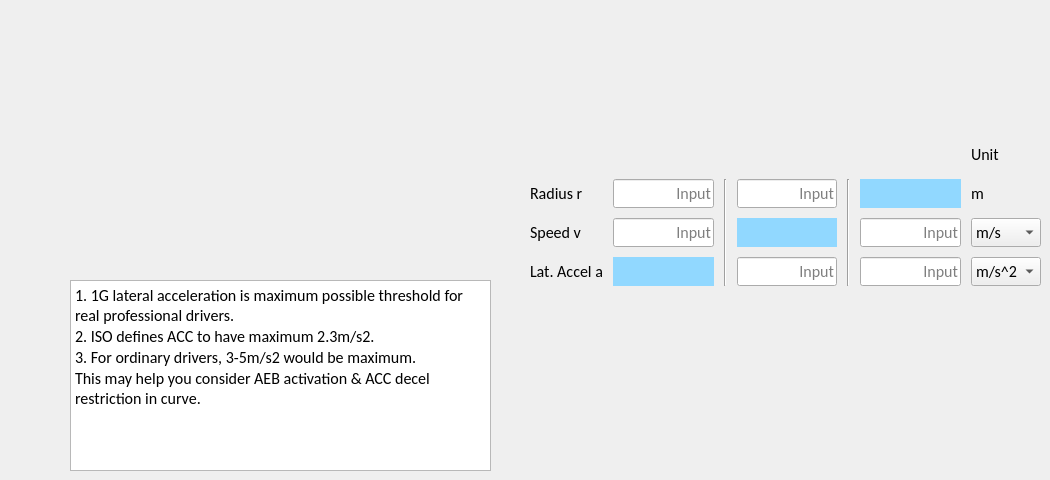
      <widget class="QWidget" name="tab_2">
       <attribute name="title">
        <string>Centrif. Acc</string>
       </attribute>
       <widget class="QLabel" name="label_2">
        <property name="geometry">
         <rect>
          <x>70</x>
          <y>30</y>
          <width>421</width>
          <height>241</height>
         </rect>
        </property>
        <property name="font">
         <font>
          <family>Calibri</family>
          <pointsize>12</pointsize>
          <bold>false</bold>
         </font>
        </property>
        <property name="text">
         <string/>
        </property>
        <property name="pixmap">
         <pixmap>image/Centrifugal acceleration.png</pixmap>
        </property>
        <property name="scaledContents">
         <bool>true</bool>
        </property>
       </widget>
       <widget class="QPlainTextEdit" name="plainTextEdit">
        <property name="geometry">
         <rect>
          <x>70</x>
          <y>280</y>
          <width>421</width>
          <height>191</height>
         </rect>
        </property>
        <property name="font">
         <font>
          <family>Calibri</family>
          <pointsize>12</pointsize>
          <bold>false</bold>
         </font>
        </property>
        <property name="plainText">
         <string>1. 1G lateral acceleration is maximum possible threshold for real professional drivers.
2. ISO defines ACC to have maximum 2.3m/s2.
3. For ordinary drivers, 3-5m/s2 would be maximum.
This may help you consider AEB activation &amp; ACC decel restriction in curve.</string>
        </property>
       </widget>
       <widget class="QWidget" name="gridLayoutWidget_14">
        <property name="geometry">
         <rect>
          <x>530</x>
          <y>140</y>
          <width>511</width>
          <height>156</height>
         </rect>
        </property>
        <layout class="QGridLayout" name="gridLayout_14" rowminimumheight="1,1,1,1">
         <property name="bottomMargin">
          <number>10</number>
         </property>
         <property name="spacing">
          <number>10</number>
         </property>
         <item row="3" column="5">
          <widget class="QLineEdit" name="input_cent_a_3">
           <property name="font">
            <font>
             <family>Calibri</family>
             <pointsize>12</pointsize>
             <bold>false</bold>
            </font>
           </property>
           <property name="alignment">
            <set>Qt::AlignRight|Qt::AlignTrailing|Qt::AlignVCenter</set>
           </property>
           <property name="dragEnabled">
            <bool>true</bool>
           </property>
           <property name="placeholderText">
            <string>Input</string>
           </property>
          </widget>
         </item>
         <item row="1" column="3">
          <widget class="QLineEdit" name="input_cent_r_2">
           <property name="font">
            <font>
             <family>Calibri</family>
             <pointsize>12</pointsize>
             <bold>false</bold>
            </font>
           </property>
           <property name="alignment">
            <set>Qt::AlignRight|Qt::AlignTrailing|Qt::AlignVCenter</set>
           </property>
           <property name="dragEnabled">
            <bool>true</bool>
           </property>
           <property name="placeholderText">
            <string>Input</string>
           </property>
          </widget>
         </item>
         <item row="1" column="4" rowspan="3">
          <widget class="Line" name="line_9">
           <property name="font">
            <font>
             <family>Calibri</family>
             <pointsize>12</pointsize>
             <bold>false</bold>
            </font>
           </property>
           <property name="orientation">
            <enum>Qt::Vertical</enum>
           </property>
          </widget>
         </item>
         <item row="2" column="3">
          <widget class="QLabel" name="output_cent_v_2">
           <property name="font">
            <font>
             <family>Calibri</family>
             <pointsize>12</pointsize>
             <bold>false</bold>
            </font>
           </property>
           <property name="styleSheet">
            <string notr="true">QLabel{background-color: rgb(145, 216, 255)}</string>
           </property>
           <property name="text">
            <string/>
           </property>
           <property name="alignment">
            <set>Qt::AlignRight|Qt::AlignTrailing|Qt::AlignVCenter</set>
           </property>
          </widget>
         </item>
         <item row="3" column="3">
          <widget class="QLineEdit" name="input_cent_a_2">
           <property name="font">
            <font>
             <family>Calibri</family>
             <pointsize>12</pointsize>
             <bold>false</bold>
            </font>
           </property>
           <property name="alignment">
            <set>Qt::AlignRight|Qt::AlignTrailing|Qt::AlignVCenter</set>
           </property>
           <property name="dragEnabled">
            <bool>true</bool>
           </property>
           <property name="placeholderText">
            <string>Input</string>
           </property>
          </widget>
         </item>
         <item row="2" column="1">
          <widget class="QLineEdit" name="input_cent_v_1">
           <property name="font">
            <font>
             <family>Calibri</family>
             <pointsize>12</pointsize>
             <bold>false</bold>
            </font>
           </property>
           <property name="alignment">
            <set>Qt::AlignRight|Qt::AlignTrailing|Qt::AlignVCenter</set>
           </property>
           <property name="dragEnabled">
            <bool>true</bool>
           </property>
           <property name="placeholderText">
            <string>Input</string>
           </property>
          </widget>
         </item>
         <item row="1" column="2" rowspan="3">
          <widget class="Line" name="line_8">
           <property name="font">
            <font>
             <family>Calibri</family>
             <pointsize>12</pointsize>
             <bold>false</bold>
            </font>
           </property>
           <property name="orientation">
            <enum>Qt::Vertical</enum>
           </property>
          </widget>
         </item>
         <item row="3" column="1">
          <widget class="QLabel" name="output_cent_a_1">
           <property name="font">
            <font>
             <family>Calibri</family>
             <pointsize>12</pointsize>
             <bold>false</bold>
            </font>
           </property>
           <property name="styleSheet">
            <string notr="true">QLabel{background-color: rgb(145, 216, 255)}</string>
           </property>
           <property name="text">
            <string/>
           </property>
           <property name="alignment">
            <set>Qt::AlignRight|Qt::AlignTrailing|Qt::AlignVCenter</set>
           </property>
          </widget>
         </item>
         <item row="2" column="0">
          <widget class="QLabel" name="label_4">
           <property name="font">
            <font>
             <family>Calibri</family>
             <pointsize>12</pointsize>
             <bold>false</bold>
            </font>
           </property>
           <property name="text">
            <string>Speed v</string>
           </property>
          </widget>
         </item>
         <item row="2" column="6">
          <widget class="QComboBox" name="comboBox_cent_v">
           <property name="font">
            <font>
             <family>Calibri</family>
             <pointsize>12</pointsize>
             <bold>false</bold>
            </font>
           </property>
           <item>
            <property name="text">
             <string>m/s</string>
            </property>
           </item>
           <item>
            <property name="text">
             <string>kph</string>
            </property>
           </item>
          </widget>
         </item>
         <item row="3" column="0">
          <widget class="QLabel" name="label_8">
           <property name="font">
            <font>
             <family>Calibri</family>
             <pointsize>12</pointsize>
             <bold>false</bold>
            </font>
           </property>
           <property name="text">
            <string>Lat. Accel a</string>
           </property>
          </widget>
         </item>
         <item row="3" column="6">
          <widget class="QComboBox" name="comboBox_cent_a">
           <property name="font">
            <font>
             <family>Calibri</family>
             <pointsize>12</pointsize>
             <bold>false</bold>
            </font>
           </property>
           <item>
            <property name="text">
             <string>m/s^2</string>
            </property>
           </item>
           <item>
            <property name="text">
             <string>G</string>
            </property>
           </item>
          </widget>
         </item>
         <item row="1" column="5">
          <widget class="QLabel" name="output_cent_r_3">
           <property name="font">
            <font>
             <family>Calibri</family>
             <pointsize>12</pointsize>
             <bold>false</bold>
            </font>
           </property>
           <property name="styleSheet">
            <string notr="true">QLabel{background-color: rgb(145, 216, 255)}</string>
           </property>
           <property name="text">
            <string/>
           </property>
           <property name="alignment">
            <set>Qt::AlignRight|Qt::AlignTrailing|Qt::AlignVCenter</set>
           </property>
          </widget>
         </item>
         <item row="2" column="5">
          <widget class="QLineEdit" name="input_cent_v_3">
           <property name="font">
            <font>
             <family>Calibri</family>
             <pointsize>12</pointsize>
             <bold>false</bold>
            </font>
           </property>
           <property name="alignment">
            <set>Qt::AlignRight|Qt::AlignTrailing|Qt::AlignVCenter</set>
           </property>
           <property name="dragEnabled">
            <bool>true</bool>
           </property>
           <property name="placeholderText">
            <string>Input</string>
           </property>
          </widget>
         </item>
         <item row="1" column="6">
          <widget class="QLabel" name="label_10">
           <property name="font">
            <font>
             <family>Calibri</family>
             <pointsize>12</pointsize>
             <bold>false</bold>
            </font>
           </property>
           <property name="text">
            <string>m</string>
           </property>
          </widget>
         </item>
         <item row="1" column="0">
          <widget class="QLabel" name="label_3">
           <property name="font">
            <font>
             <family>Calibri</family>
             <pointsize>12</pointsize>
             <bold>false</bold>
            </font>
           </property>
           <property name="text">
            <string>Radius r</string>
           </property>
          </widget>
         </item>
         <item row="1" column="1">
          <widget class="QLineEdit" name="input_cent_r_1">
           <property name="font">
            <font>
             <family>Calibri</family>
             <pointsize>12</pointsize>
             <bold>false</bold>
            </font>
           </property>
           <property name="alignment">
            <set>Qt::AlignRight|Qt::AlignTrailing|Qt::AlignVCenter</set>
           </property>
           <property name="dragEnabled">
            <bool>true</bool>
           </property>
           <property name="placeholderText">
            <string>Input</string>
           </property>
          </widget>
         </item>
         <item row="0" column="6">
          <widget class="QLabel" name="label_9">
           <property name="font">
            <font>
             <family>Calibri</family>
             <pointsize>12</pointsize>
             <bold>false</bold>
            </font>
           </property>
           <property name="text">
            <string>Unit</string>
           </property>
          </widget>
         </item>
        </layout>
       </widget>
      </widget>
